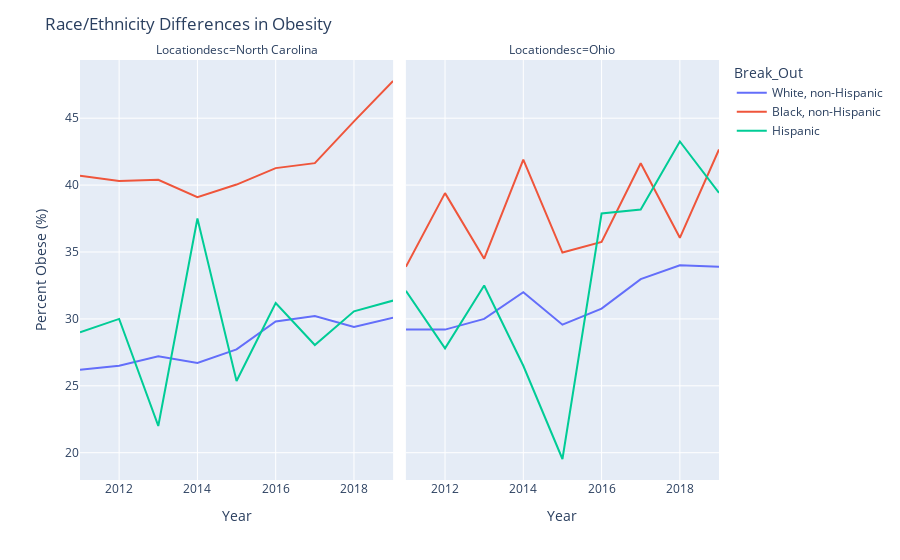

Source (notebook cell):
### Markdown cell above
#### Race/Ethnicity Differences in Obesity Prevelenace  

One other trend that was consistently visualized in the data was that the rate of obesity was higher for the black population than for white population (if there was a large enough black population).

### Code cell
fig = px.line(obesity[(obesity['Break_Out_Category']=='Race/Ethnicity') & (obesity.Locationabbr.isin(['NC','OH']))&(obesity.Response =="Obese (BMI 30.0 - 99.8)")&(obesity.BreakoutID.isin(['RACE1','RACE01','RACE2','RACE02','RACE3','RACE08']))], x='Year', y='Data_value', color='Break_Out', facet_col='Locationdesc')
fig.update_layout(title ='Race/Ethnicity Differences in Obesity', xaxis_title ='Year', yaxis_title = 'Percent Obese (%)')
fig.show()

### Figure 1 — Plotly figure (JSON) as saved in the notebook; plotly's stock layout.template omitted (floating-point values rounded to 4 significant figures)
{"data": [{"hovertemplate": "Break_Out=White, non-Hispanic<br>Locationdesc=North Carolina<br>Year=%{x}<br>Data_value=%{y}<extra></extra>", "legendgroup": "White, non-Hispanic", "line": {"color": "#636efa", "dash": "solid"}, "mode": "lines", "name": "White, non-Hispanic", "orientation": "v", "showlegend": true, "type": "scatter", "x": [2019, 2018, 2017, 2016, 2015, 2014, 2013, 2012, 2011], "xaxis": "x", "y": [30.09, 29.4, 30.22, 29.81, 27.72, 26.7, 27.2, 26.5, 26.2], "yaxis": "y"}, {"hovertemplate": "Break_Out=White, non-Hispanic<br>Locationdesc=Ohio<br>Year=%{x}<br>Data_value=%{y}<extra></extra>", "legendgroup": "White, non-Hispanic", "line": {"color": "#636efa", "dash": "solid"}, "mode": "lines", "name": "White, non-Hispanic", "orientation": "v", "showlegend": false, "type": "scatter", "x": [2019, 2018, 2017, 2016, 2015, 2014, 2013, 2012, 2011], "xaxis": "x2", "y": [33.9, 34.01, 32.97, 30.77, 29.57, 32, 30, 29.2, 29.2], "yaxis": "y2"}, {"hovertemplate": "Break_Out=Black, non-Hispanic<br>Locationdesc=North Carolina<br>Year=%{x}<br>Data_value=%{y}<extra></extra>", "legendgroup": "Black, non-Hispanic", "line": {"color": "#EF553B", "dash": "solid"}, "mode": "lines", "name": "Black, non-Hispanic", "orientation": "v", "showlegend": true, "type": "scatter", "x": [2019, 2018, 2017, 2016, 2015, 2014, 2013, 2012, 2011], "xaxis": "x", "y": [47.78, 44.76, 41.64, 41.27, 40.04, 39.1, 40.4, 40.3, 40.7], "yaxis": "y"}, {"hovertemplate": "Break_Out=Black, non-Hispanic<br>Locationdesc=Ohio<br>Year=%{x}<br>Data_value=%{y}<extra></extra>", "legendgroup": "Black, non-Hispanic", "line": {"color": "#EF553B", "dash": "solid"}, "mode": "lines", "name": "Black, non-Hispanic", "orientation": "v", "showlegend": false, "type": "scatter", "x": [2019, 2018, 2017, 2016, 2015, 2014, 2013, 2012, 2011], "xaxis": "x2", "y": [42.66, 36.06, 41.63, 35.75, 34.96, 41.9, 34.5, 39.4, 33.9], "yaxis": "y2"}, {"hovertemplate": "Break_Out=Hispanic<br>Locationdesc=North Carolina<br>Year=%{x}<br>Data_value=%{y}<extra></extra>", "legendgroup": "Hispanic", "line": {"color": "#00cc96", "dash": "solid"}, "mode": "lines", "name": "Hispanic", "orientation": "v", "showlegend": true, "type": "scatter", "x": [2019, 2018, 2017, 2016, 2015, 2014, 2013, 2012, 2011], "xaxis": "x", "y": [31.37, 30.57, 28.05, 31.19, 25.36, 37.5, 22, 30, 29], "yaxis": "y"}, {"hovertemplate": "Break_Out=Hispanic<br>Locationdesc=Ohio<br>Year=%{x}<br>Data_value=%{y}<extra></extra>", "legendgroup": "Hispanic", "line": {"color": "#00cc96", "dash": "solid"}, "mode": "lines", "name": "Hispanic", "orientation": "v", "showlegend": false, "type": "scatter", "x": [2019, 2018, 2017, 2016, 2015, 2014, 2013, 2012, 2011], "xaxis": "x2", "y": [39.42, 43.26, 38.18, 37.88, 19.53, 26.5, 32.5, 27.8, 32.1], "yaxis": "y2"}], "layout": {"annotations": [{"font": {}, "showarrow": false, "text": "Locationdesc=North Carolina", "x": 0.245, "xanchor": "center", "xref": "paper", "y": 1, "yanchor": "bottom", "yref": "paper"}, {"font": {}, "showarrow": false, "text": "Locationdesc=Ohio", "x": 0.755, "xanchor": "center", "xref": "paper", "y": 1, "yanchor": "bottom", "yref": "paper"}], "legend": {"title": {"text": "Break_Out"}, "tracegroupgap": 0}, "margin": {"t": 60}, "title": {"text": "Race/Ethnicity Differences in Obesity"}, "xaxis": {"anchor": "y", "domain": [0, 0.49], "title": {"text": "Year"}}, "xaxis2": {"anchor": "y2", "domain": [0.51, 1], "matches": "x", "title": {"text": "Year"}}, "yaxis": {"anchor": "x", "domain": [0, 1], "title": {"text": "Percent Obese (%)"}}, "yaxis2": {"anchor": "x2", "domain": [0, 1], "matches": "y", "showticklabels": false}}}
